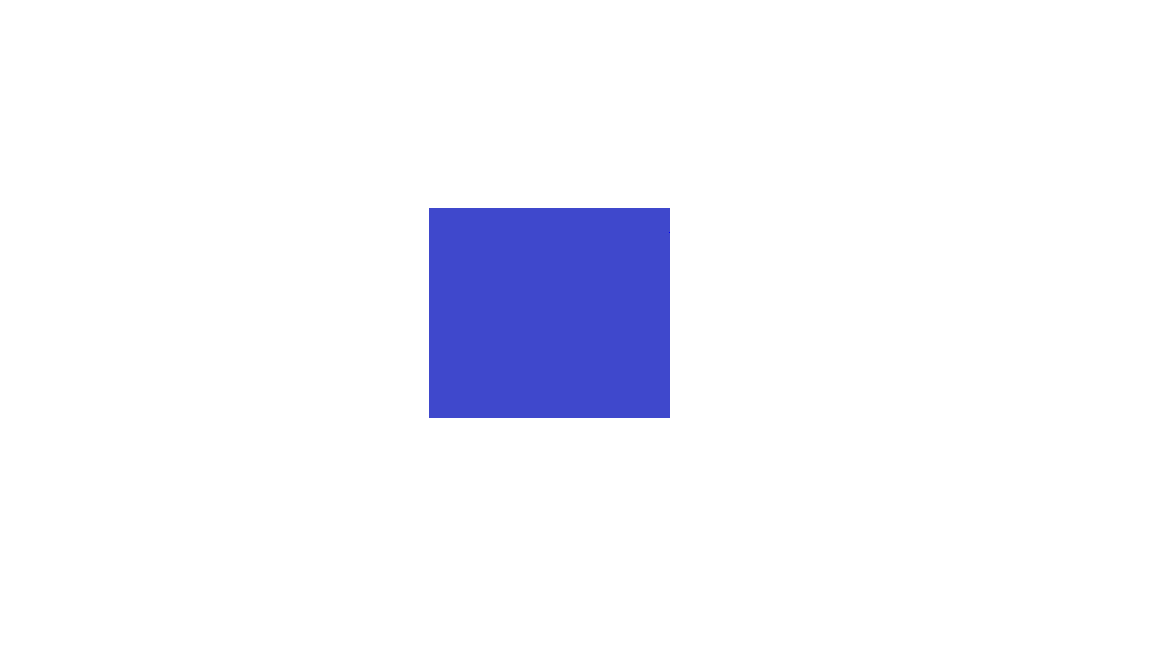
#> input picture Ödev2/kareFiltre/kare.png, 1152 x 648 px
$ python main.py
#> lines starting #> are read from the running program, lines starting #| are printed output that depends on the picture
import cv2
import numpy as np
import matplotlib.pyplot as plt

# Kare fotoğrafı yükleme
img = cv2.imread('kare.png')
#> img is the input picture: shape (648, 1152, 3); mean B, G, R 251.5, 242.6, 242

# Fotoğrafı gri tonlamaya çevirme
gray_img = cv2.cvtColor(img, cv2.COLOR_BGR2GRAY)
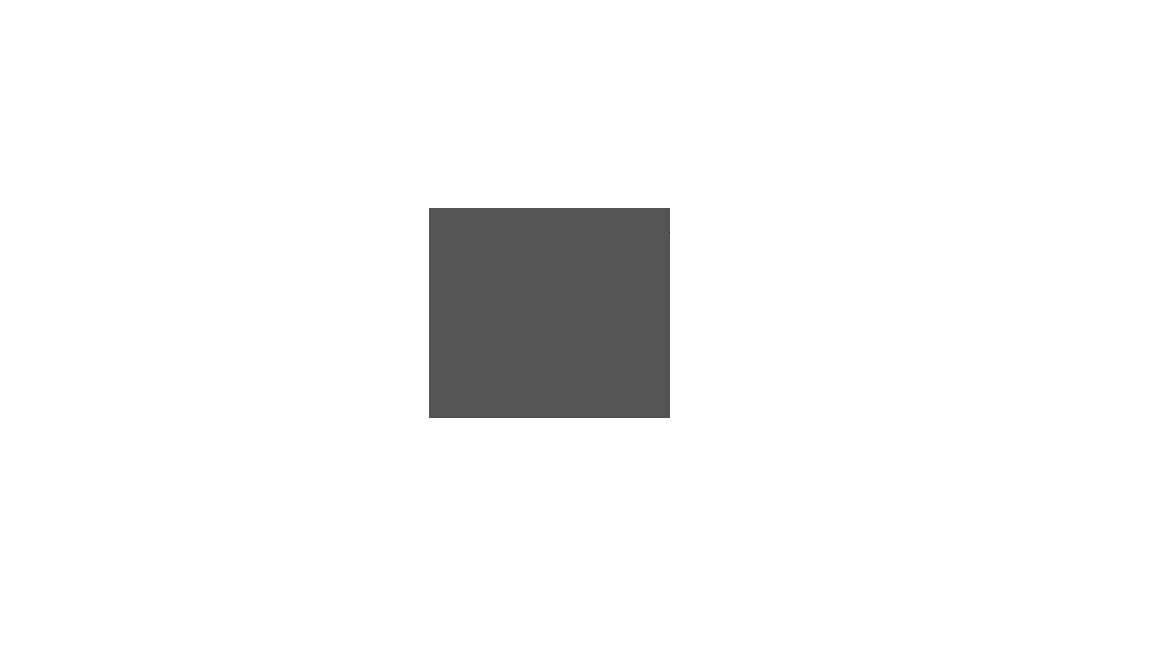
#> gray_img: shape (648, 1152); min 29, max 255, mean 243.4

# Yatay türev filtresi [-1, 1]
horizontal_filter = np.array([[-1, 1]])

# Yatay türevi hesaplama
horizontal_derivative = cv2.filter2D(gray_img, -1, horizontal_filter)

# Dikey türev filtresi [-1, 1]T
vertical_filter = np.array([[-1], [1]])

# Dikey türevi hesaplama
vertical_derivative = cv2.filter2D(gray_img, -1, vertical_filter)

# Türevlerin min-max değerlerini kontrol etme
print("Horizontal Derivative Min-Max:", horizontal_derivative.min(), horizontal_derivative.max())
#| Horizontal Derivative Min-Max: 0 226
print("Vertical Derivative Min-Max:", vertical_derivative.min(), vertical_derivative.max())
#| Vertical Derivative Min-Max: 0 171

# Türev büyüklüğünü hesaplama (horizontal ve vertical türevlerin birleşimi)
magnitude = np.sqrt(np.square(horizontal_derivative) + np.square(vertical_derivative))

# Büyüklük hesaplamasının sonucunu kontrol etme
print("Magnitude Min-Max:", magnitude.min(), magnitude.max())
#| Magnitude Min-Max: 0.0 14.45

# Eğer büyüklük küçükse, ölçekleme yapalım
if magnitude.max() <= 5:
    magnitude *= 50  # Küçük değerleri daha anlamlı hale getirmek için ölçekleme

# Kendi normalizasyon fonksiyonumuzu kullanalım
magnitude = (magnitude - magnitude.min()) / (magnitude.max() - magnitude.min()) * 255

# Orijinal ve sonuç görüntülerini yan yana gösterme
plt.figure(figsize=(10, 5))

# Orijinal renkli fotoğraf
plt.subplot(1, 2, 1)
plt.imshow(cv2.cvtColor(img, cv2.COLOR_BGR2RGB))  # Orijinal fotoğrafı BGR'den RGB'ye çevirdik
plt.title('Orijinal Fotoğraf')

# Yatay ve dikey türevlerin birleşimi (renk haritası ile)
plt.subplot(1, 2, 2)
plt.imshow(magnitude, cmap='plasma')  # 'plasma' renk haritasını kullandık
plt.title('Yatay ve Dikey Türevlerin Birleşimi (Renkli)')

plt.show()
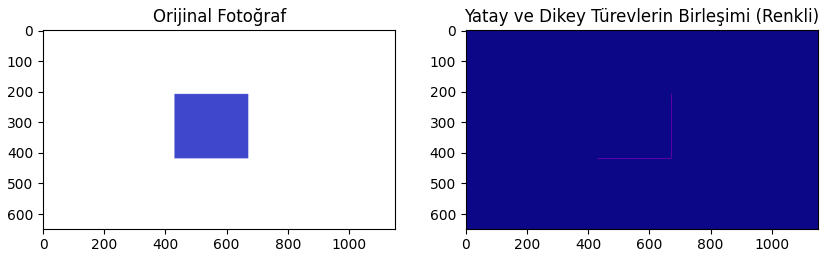
#> figure drawn by matplotlib, 2 panels
